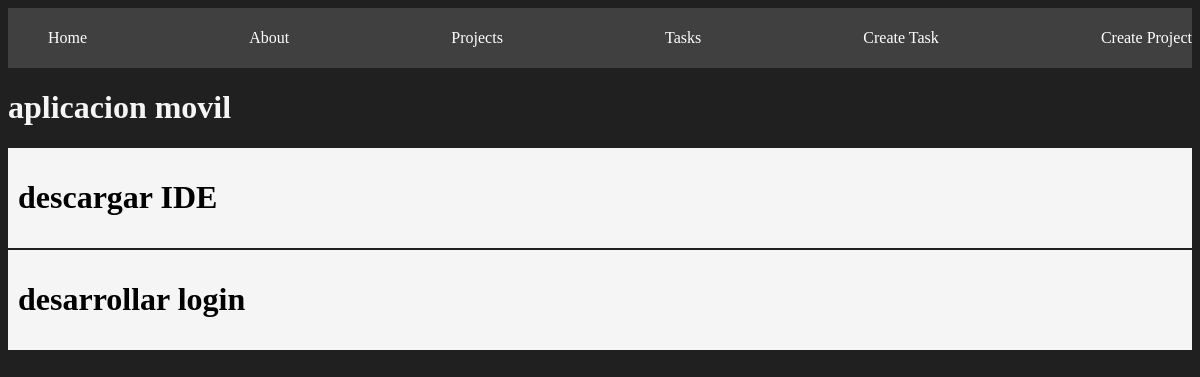
Page /projects/1 on the earlier database version.
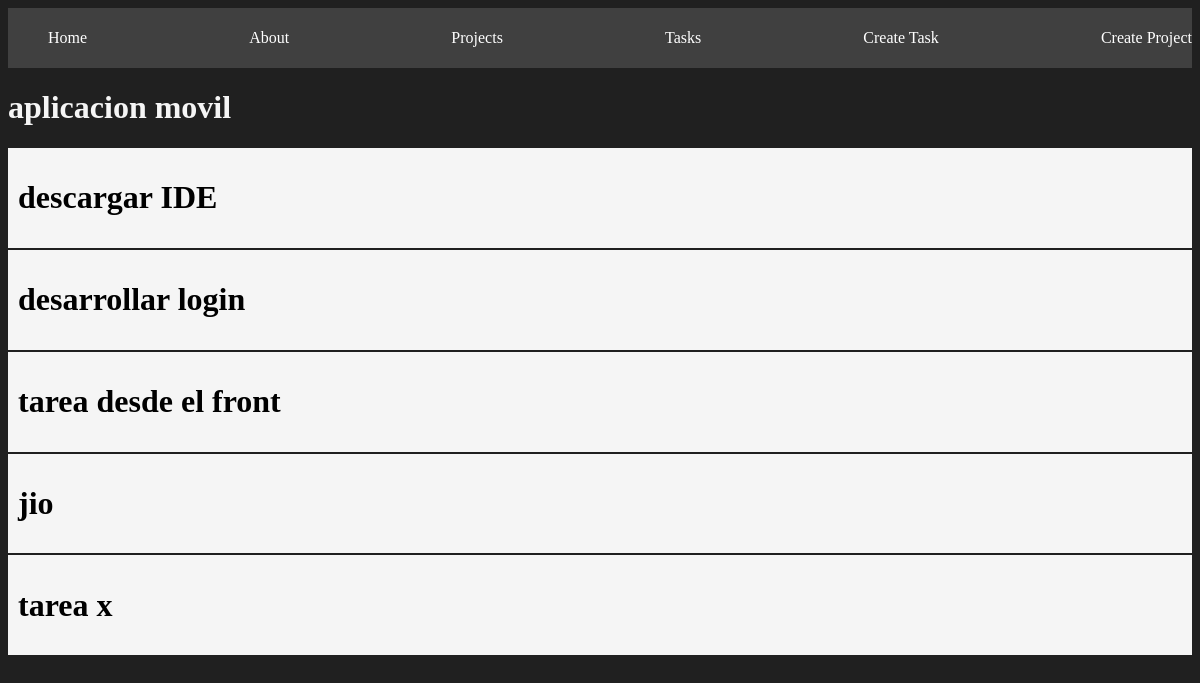
Same page on the later database version.
### myapp/models.py (models this page shows, shortened)
class Task(models.Model):
    title = models.CharField(max_length=200)
    description = models.TextField()
    project = models.ForeignKey(Project, on_delete=models.CASCADE)
    done = models.BooleanField(default=False)

### myapp/views.py (the view)
# urls.py: path('projects/<int:id>', views.project_detail, name="projects_detail"),
def project_detail(request, id):
    project = get_object_or_404(Project, id=id)
    tasks = Task.objects.filter(project_id=id)
    return render(request, 'projects/detail.html',{
        'project' : project,
        'tasks' : tasks
    })

### myapp/models.py (called while the page is built)
    def __str__(self) -> str:
        return self.name

### myapp/templates/projects/detail.html
{% extends 'layouts/base.html' %}
{% block content%}
<h1>{{ project }}</h1>
{% for task in tasks %}
<div class="card">
    <h1>{{ task.title }}</h1>
</div>
{% endfor %}
{% endblock %}

Differences in the rows shown:
added Task: title "tarea desde el front"
added Task: title "jio"
added Task: title "tarea x"
